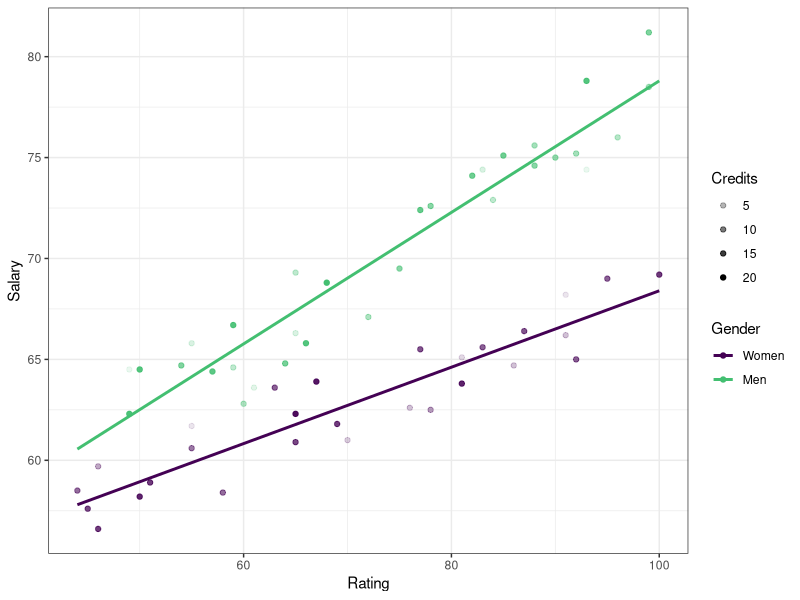
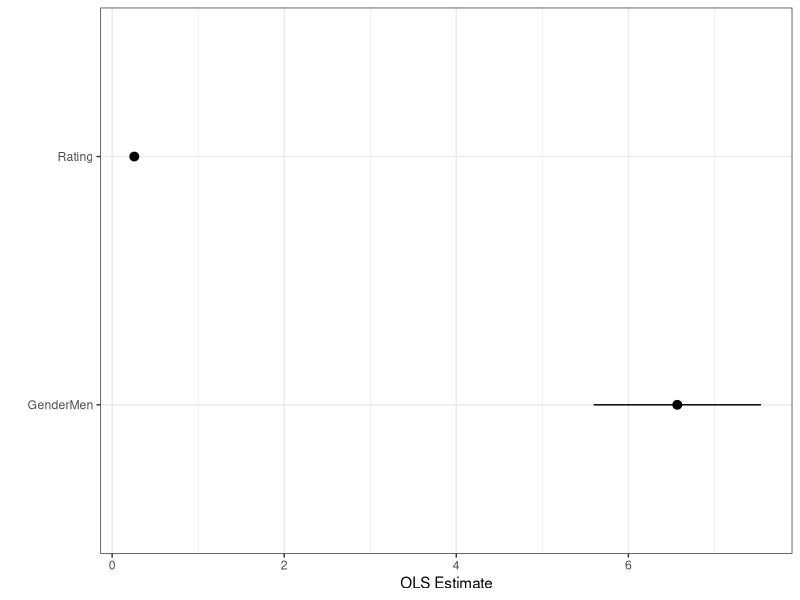
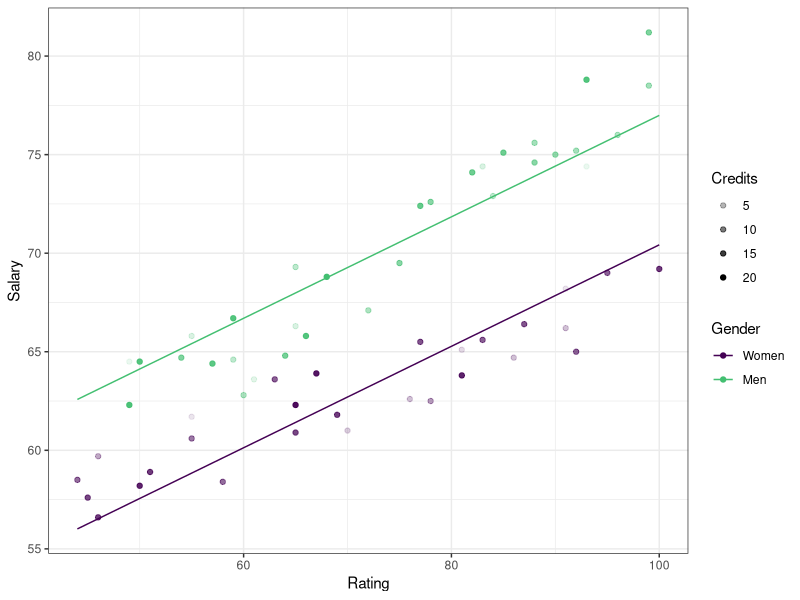
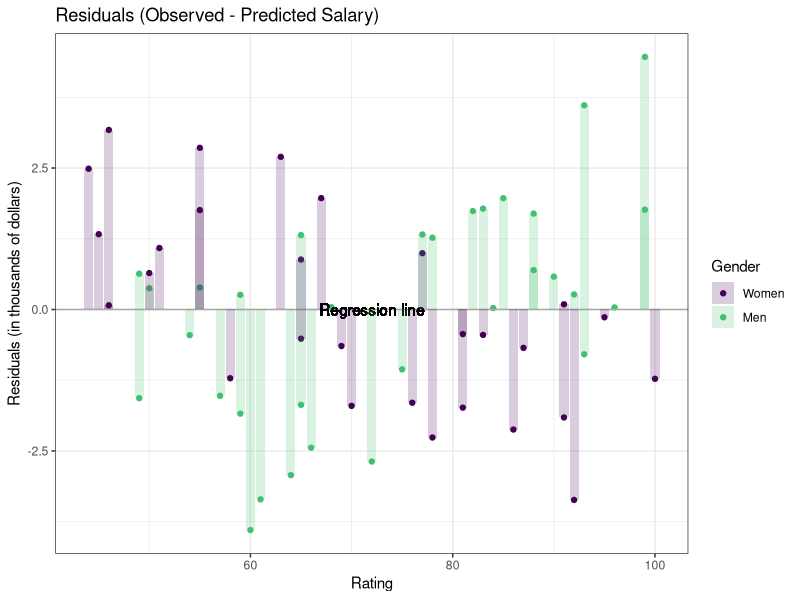

Here is the R script that generated these plots, in order:
## ---- chunk 1
## Sets defaults for R chunks
knitr::opts_chunk$set(echo = TRUE, # echo = TRUE means that your code will show
                      warning=FALSE,
                      message=FALSE,
                      # fig.path='Figs/', ## where to save figures
                      fig.height = 3,
                      fig.width = 4,
                      fig.align = 'center')

## Add any R packages you require. 
## Here are some we will use in 811:
requires <- c("tidyverse", # tidyverse includes dplyr and ggplot2
              "broom",
              "haven",
              "devtools",
              "magrittr",
              "here")

## Install any you don't have
to_install <- c(!requires %in% rownames(installed.packages()))
install.packages(c(requires[to_install], "NA"), repos = "https://cloud.r-project.org/" )

## Load all required R packages
library(tidyverse)
library(broom)
library(haven)
library(magrittr)
library(here)
library(ggplot2); theme_set(theme_bw()) # global plot theme
## Colorblind and greyscale print-friendly scales
  options(
    ggplot2.continuous.color = "viridis",
    ggplot2.continuous.fill = "viridis"
  )
  scale_color_discrete <- function(...)
    scale_color_viridis_d(..., begin = 0, end = .7)
  scale_fill_discrete <- function(...)
    scale_fill_viridis_d(..., begin = 0, end = .7)
## ---- chunk 2
d <- read_dta("data/EX3.dta") %>% zap_formats() %>%
  mutate(Gender = factor(Sex, labels = c("Women","Men")))
## ---- chunk 3
# scatterplot
p <- ggplot(d) + 
  aes(x = Rating, y = Salary, color = Gender) + 
  geom_point(aes(alpha = Credits)) + scale_color_discrete()

# quick y ~ mx + b linear regression per group
p + geom_smooth(method = lm, se = F, fullrange = T)
## ---- chunk 4
m1 <- lm(Salary ~ Gender + Rating, data = d) %>% 
  tidy(conf.int = TRUE) 

ggplot(m1 %>% filter(term != "(Intercept)")) + 
  aes(x = term,
      y = estimate, 
      ymin = conf.low, 
      ymax = conf.high) + 
  geom_pointrange() + 
  coord_flip() + 
  labs(x="", y="OLS Estimate")
## ---- chunk 5
# illustrating with yhat formula; more easily done with augment()
b0 <- m1$estimate[1]
b1 <- m1$estimate[2]
b2 <- m1$estimate[3]

p +
  geom_line(aes(color = "Men", # yhat for men
                y = b0 + b1*1 + b2*Rating) ) + 
  geom_line(aes(color = "Women", # yhat for women
                y = b0 + b1*0 + b2*Rating) )  
## ---- chunk 6
m1 <- lm(Salary ~ Gender + Rating, data = d) %>% 
  augment()

ggplot(m1) +
  aes(y = .resid, x = Rating) + 
  geom_point(aes(color = Gender)) + 
  scale_color_discrete() + 
  ## to show how risiduals are the distance between an 
  ## observation and the regression line:
  geom_hline(yintercept = 0, color = "dark grey") +
  geom_text(x= mean(m1$Rating), y = 0, 
            label = "Regression line") +
  geom_col(aes(fill = Gender), alpha = .2, position ="identity") +
  ## + labels:
  labs(title = "Residuals (Observed - Predicted Salary)",
       y = "Residuals (in thousands of dollars)") 
